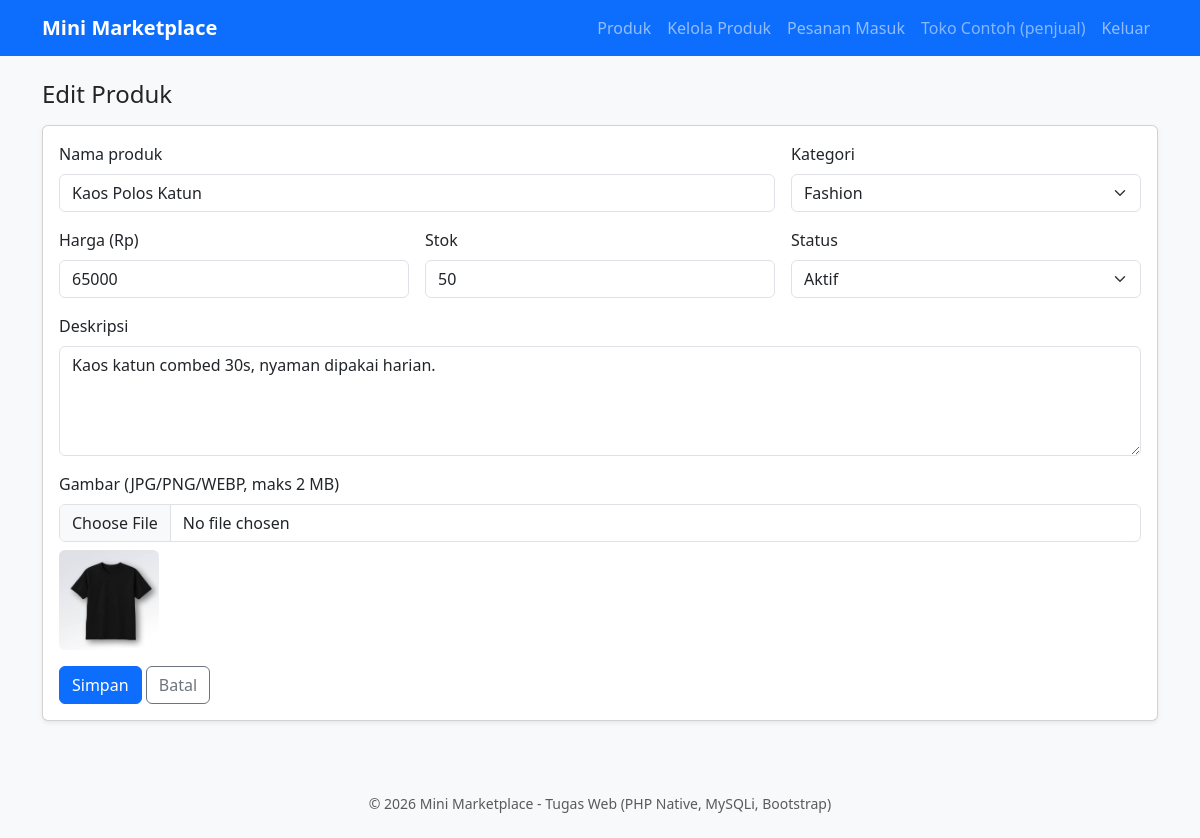
The page /penjual/produk_form.php?id=2 (signed in) on the database its author committed.
### tables this page shows
CREATE TABLE `produk` (
  `id_produk` int(11) NOT NULL,
  `id_penjual` int(11) NOT NULL,
  `id_kategori` int(11) NOT NULL,
  `nama_produk` varchar(150) NOT NULL,
  `deskripsi` text DEFAULT NULL,
  `harga` decimal(12,2) NOT NULL,
  `stok` int(11) NOT NULL DEFAULT 0,
  `gambar` varchar(100) DEFAULT NULL,
  `status` enum('aktif','nonaktif') NOT NULL DEFAULT 'aktif',
  `created_at` timestamp NULL DEFAULT current_timestamp()
);

CREATE TABLE `kategori` (
  `id_kategori` int(11) NOT NULL,
  `nama_kategori` varchar(80) NOT NULL
);

### includes/functions.php (called while the page is built, shortened)
<?php
function e($s) { return htmlspecialchars((string)$s, ENT_QUOTES, 'UTF-8'); }
function base() { global $cfg; return rtrim($cfg['base_url'] ?? '', '/'); }
function gambar_url($f) {
    return $f ? base() . '/uploads/' . e($f) : 'https://placehold.co/400x300?text=Tanpa+Gambar';
}

### config/koneksi.php (called while the page is built, shortened)
<?php
$cfg = require __DIR__ . '/config.php';

### penjual/produk_form.php (the view, shortened to what this page needs)
<?php
require __DIR__ . '/../includes/init.php';
$u = require_login('penjual');
$id = (int)($_GET['id'] ?? 0); $p = null;
if ($id) {
    $st = $db->prepare('SELECT * FROM produk WHERE id_produk=? AND id_penjual=?');
    $st->bind_param('ii', $id, $u['id']); $st->execute(); $p = $st->get_result()->fetch_assoc();
}
$kategori = $db->query('SELECT * FROM kategori ORDER BY nama_kategori');
$judul = $id ? 'Edit Produk' : 'Tambah Produk';
include __DIR__ . '/../includes/header.php';
?>
<h4 class="mb-3"><?= e($judul) ?></h4>
<form method="post" enctype="multipart/form-data" class="card card-body shadow-sm"><?= csrf_field() ?>
 <div class="row g-3">
  <div class="col-md-8"><label class="form-label">Nama produk</label><input name="nama_produk" class="form-control" required value="<?= e($p['nama_produk'] ?? '') ?>"></div>
  <div class="col-md-4"><label class="form-label">Kategori</label><select name="id_kategori" class="form-select" required>
    <?php while ($k = $kategori->fetch_assoc()): ?><option value="<?= $k['id_kategori'] ?>" <?= ($p['id_kategori'] ?? 0) == $k['id_kategori'] ? 'selected' : '' ?>><?= e($k['nama_kategori']) ?></option><?php endwhile; ?>
  </select></div>
  <div class="col-md-4"><label class="form-label">Harga (Rp)</label><input type="number" step="1" min="1" name="harga" class="form-control" required value="<?= isset($p['harga']) ? e((int)$p['harga']) : '' ?>"></div>
  <div class="col-md-4"><label class="form-label">Stok</label><input type="number" min="0" name="stok" class="form-control" required value="<?= e($p['stok'] ?? 0) ?>"></div>
  <div class="col-md-4"><label class="form-label">Status</label><select name="status" class="form-select">
    <option value="aktif" <?= ($p['status'] ?? 'aktif') === 'aktif' ? 'selected' : '' ?>>Aktif</option>
    <option value="nonaktif" <?= ($p['status'] ?? '') === 'nonaktif' ? 'selected' : '' ?>>Nonaktif</option></select></div>
  <div class="col-12"><label class="form-label">Deskripsi</label><textarea name="deskripsi" rows="4" class="form-control"><?= e($p['deskripsi'] ?? '') ?></textarea></div>
  <div class="col-12"><label class="form-label">Gambar (JPG/PNG/WEBP, maks 2 MB)</label><input type="file" name="gambar" accept="image/*" class="form-control">
    <?php if (!empty($p['gambar'])): ?><img src="<?= gambar_url($p['gambar']) ?>" width="100" class="mt-2 rounded" alt=""><?php endif; ?></div>
 </div>
 <div class="mt-3"><button class="btn btn-primary">Simpan</button> <a href="produk.php" class="btn btn-outline-secondary">Batal</a></div>
</form>
<?php include __DIR__ . '/../includes/footer.php'; ?>

### rows shown on the page
produk: nama_produk "Kaos Polos Katun", id_kategori "Fashion", harga "65000", stok "50", status "Aktif", deskripsi "Kaos katun combed 30s, nyaman dipakai harian.", gambar (picture)

### other values the page prints
$u['nama'] "Toko Contoh"
$u['role'] "penjual"
$judul "Edit Produk"
